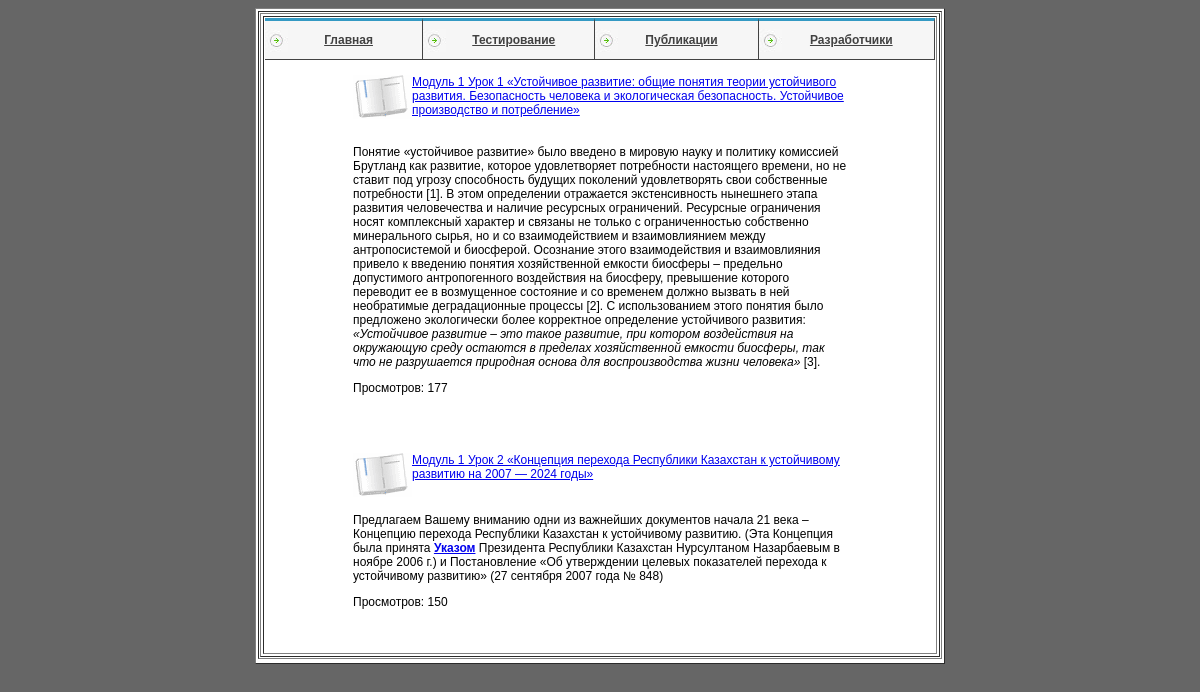
/project/prev_temp/view_modules.php (signed in), run on the app's committed database.
### tables this page shows
CREATE TABLE `lessons` (
  `id` INTEGER(11) NOT NULL AUTO_INCREMENT,
  `module` INTEGER(3) NOT NULL,
  `meta_k` VARCHAR(255) NOT NULL DEFAULT '',
  `meta_d` VARCHAR(255) NOT NULL DEFAULT '',
  `description` TEXT NOT NULL,
  `text` LONGTEXT,
  `view` INTEGER(7) NOT NULL,
  `author` VARCHAR(100) NOT NULL DEFAULT '',
  `date` DATE NOT NULL,
  `mini_img` VARCHAR(255) NOT NULL DEFAULT '',
  `title` VARCHAR(255) NOT NULL DEFAULT '',
  PRIMARY KEY (`id`),
  FULLTEXT KEY `text` (`text`)
);

### project/prev_temp/view_modules.php (the view, shortened to what this page needs)
<?session_start();
if (($_SESSION['login'])) {
include("blocks/bd.php");
  if(!isset ($module)) {$module=1;}
  ?>
<!DOCTYPE html PUBLIC "-//W3C//DTD XHTML 1.0 Transitional//EN" "http://www.w3.org/TR/xhtml1/DTD/xhtml1-transitional.dtd">
<html xmlns="http://www.w3.org/1999/xhtml">
    <head>
        <link href="style.css" rel="stylesheet" type="text/css" />
    </head>
    <body>
        <table width="690" border="1" align="center" bgcolor="#FFFFFF" class="main_border">
            <tr>
                <td valign="top"><table width="100%" border="1">
                        <tr>
                            <td valign="top">
                                 <?php include("blocks/nav.php"); ?>
                              <?php echo $myrow["text"];
      $result=mysql_query("select id, title, description, date, author, mini_img, view FROM lessons
                WHERE module=$module",$db);
  if(mysql_num_rows($result)>0) {
      $myrow=mysql_fetch_array($result);
      do{
	printf ("<table class='post' align='center' width='500'>
			<tr><td class='post_title'>
			<p class= 'post_name'> <img class='mini' align ='left' src='%s'/> <a href='view_lesson.php?id=%s'>%s</a> </p>
			</td></tr>
			<tr>
                        <td>%s<p class='post_view'> Просмотров: %s</p></td>
                        </tr>
			</table><br><br>", $myrow["mini_img"], $myrow["id"], $myrow["title"],
                                        $myrow["description"], $myrow["view"]);
}
while($myrow=mysql_fetch_array($result));
  }
  else {
      echo "<p> Информация не может быть извлечена, в таблице нет записей</p>";
      exit();
  }
  ?>
                              </td>
                        </tr>
                    </table></td>
            </tr>
        </table>
    </body>
</html>
<?
}else{
      include 'procedures/if_not_auth.php';
       }
       ?>

### project/prev_temp/style.css (style rules this page uses)
body { font-family: Verdana, Arial, Helvetica, sans-serif; font-size:12px; background-color: #666666; }

### data on the page
lessons: mini_img (picture), title "Модуль 1 Урок 1 «Устойчивое развитие: общие понятия теории устойчивого развития. Безопасность человека и экологическая безопасность. Устойчивое производство и потребление»", description "Понятие «устойчивое развитие» было введено в мировую науку и политику комиссией Брутланд как развитие, которое удовлетворяет потребности настоящего времени, но не ставит под угрозу способность будущих поколений удовлетворять свои собственные потребности [1]. В этом определении отражается экстенсивность нынешнего этапа развития человечества и наличие ресурсных ограничений. Ресурсные ограничения носят комплексный характер и связаны не только с ограниченностью собственно минерального сырья, но и со взаимодействием и взаимовлиянием между антропосистемой и биосферой. Осознание этого взаимодействия и взаимовлияния привело к введению понятия хозяйственной емкости биосферы – предельно допустимого…", view "177"
lessons: mini_img (picture), title "Модуль 1 Урок 2 «Концепция перехода Республики Казахстан к устойчивому развитию на 2007 — 2024 годы»", description "Предлагаем Вашему вниманию одни из важнейших документов начала 21 века – Концепцию перехода Республики Казахстан к устойчивому развитию. (Эта Концепция была принята Указом Президента Республики Казахстан Нурсултаном Назарбаевым в ноябре 2006 г.) и Постановление «Об утверждении целевых показателей перехода к устойчивому развитию» (27 сентября 2007 года № 848)", view "150"
